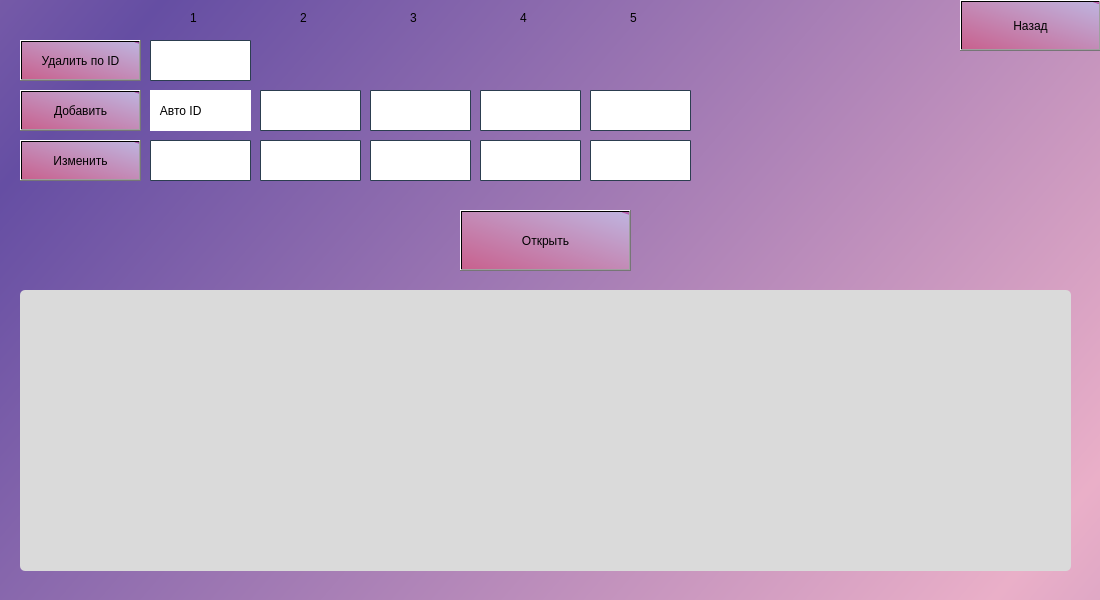
<?xml version="1.0" encoding="UTF-8"?>
<ui version="4.0">
 <class>MainWindow</class>
 <widget class="QMainWindow" name="MainWindow">
  <property name="geometry">
   <rect>
    <x>0</x>
    <y>0</y>
    <width>1100</width>
    <height>600</height>
   </rect>
  </property>
  <property name="minimumSize">
   <size>
    <width>1100</width>
    <height>600</height>
   </size>
  </property>
  <property name="maximumSize">
   <size>
    <width>1100</width>
    <height>600</height>
   </size>
  </property>
  <property name="sizeIncrement">
   <size>
    <width>1100</width>
    <height>600</height>
   </size>
  </property>
  <property name="baseSize">
   <size>
    <width>1100</width>
    <height>600</height>
   </size>
  </property>
  <property name="windowTitle">
   <string>drivers</string>
  </property>
  <property name="styleSheet">
   <string notr="true">font: 75 8pt &quot;Courier&quot;;
background-color: qlineargradient(spread:reflect, x1:0, y1:0.318, x2:1, y2:0.784, stop:0 rgba(101, 78, 163, 1), stop:1 rgba(234, 175, 200, 1));</string>
  </property>
  <widget class="QWidget" name="centralwidget">
   <widget class="QTableWidget" name="tableWidget">
    <property name="geometry">
     <rect>
      <x>20</x>
      <y>290</y>
      <width>1051</width>
      <height>281</height>
     </rect>
    </property>
    <property name="styleSheet">
     <string notr="true">background-color: rgb(218, 218, 218);
border-radius: 5px;</string>
    </property>
    <property name="dragEnabled">
     <bool>true</bool>
    </property>
   </widget>
   <widget class="QPushButton" name="Dell">
    <property name="geometry">
     <rect>
      <x>20</x>
      <y>40</y>
      <width>121</width>
      <height>41</height>
     </rect>
    </property>
    <property name="styleSheet">
     <string notr="true">font: 12pt &quot;Yu Gothic UI&quot;;
background-color: qlineargradient(spread:pad, x1:0, y1:1, x2:1, y2:0, stop:0 rgba(200, 97, 142, 255), stop:0.971591 rgba(191, 178, 221, 255), stop:0.98 rgba(185, 86, 169, 255), stop:1 rgba(185, 86, 169, 0));
border: (none);</string>
    </property>
    <property name="text">
     <string>Удалить по ID</string>
    </property>
   </widget>
   <widget class="QPushButton" name="Add">
    <property name="geometry">
     <rect>
      <x>20</x>
      <y>90</y>
      <width>121</width>
      <height>41</height>
     </rect>
    </property>
    <property name="styleSheet">
     <string notr="true">font: 14pt &quot;Yu Gothic UI&quot;;
background-color: qlineargradient(spread:pad, x1:0, y1:1, x2:1, y2:0, stop:0 rgba(200, 97, 142, 255), stop:0.971591 rgba(191, 178, 221, 255), stop:0.98 rgba(185, 86, 169, 255), stop:1 rgba(185, 86, 169, 0));
border: (none);</string>
    </property>
    <property name="text">
     <string>Добавить</string>
    </property>
   </widget>
   <widget class="QPushButton" name="Change">
    <property name="geometry">
     <rect>
      <x>20</x>
      <y>140</y>
      <width>121</width>
      <height>41</height>
     </rect>
    </property>
    <property name="styleSheet">
     <string notr="true">font: 14pt &quot;Yu Gothic UI&quot;;
background-color: qlineargradient(spread:pad, x1:0, y1:1, x2:1, y2:0, stop:0 rgba(200, 97, 142, 255), stop:0.971591 rgba(191, 178, 221, 255), stop:0.98 rgba(185, 86, 169, 255), stop:1 rgba(185, 86, 169, 0));
border: (none);</string>
    </property>
    <property name="text">
     <string>Изменить</string>
    </property>
   </widget>
   <widget class="QPushButton" name="Open">
    <property name="geometry">
     <rect>
      <x>460</x>
      <y>210</y>
      <width>171</width>
      <height>61</height>
     </rect>
    </property>
    <property name="styleSheet">
     <string notr="true">font: 14pt &quot;Yu Gothic UI&quot;;
background-color: qlineargradient(spread:pad, x1:0, y1:1, x2:1, y2:0, stop:0 rgba(200, 97, 142, 255), stop:0.971591 rgba(191, 178, 221, 255), stop:0.98 rgba(185, 86, 169, 255), stop:1 rgba(185, 86, 169, 0));
border: (none);</string>
    </property>
    <property name="text">
     <string>Открыть</string>
    </property>
   </widget>
   <widget class="QPushButton" name="Back">
    <property name="geometry">
     <rect>
      <x>960</x>
      <y>0</y>
      <width>141</width>
      <height>51</height>
     </rect>
    </property>
    <property name="styleSheet">
     <string notr="true">font: 14pt &quot;Yu Gothic UI&quot;;
background-color: qlineargradient(spread:pad, x1:0, y1:1, x2:1, y2:0, stop:0 rgba(200, 97, 142, 255), stop:0.971591 rgba(191, 178, 221, 255), stop:0.98 rgba(185, 86, 169, 255), stop:1 rgba(185, 86, 169, 0));
border: (none);</string>
    </property>
    <property name="text">
     <string>Назад</string>
    </property>
   </widget>
   <widget class="QLineEdit" name="DellLine">
    <property name="geometry">
     <rect>
      <x>150</x>
      <y>40</y>
      <width>101</width>
      <height>41</height>
     </rect>
    </property>
    <property name="styleSheet">
     <string notr="true">/* Стили для поля ввода */
QLineEdit {
    border: 1px solid #2c3e50;
    border-radius: 1px;
    padding: 8px;
    font-size: 13px;
    
	background-color: rgb(255, 255, 255);
}

/* Стили для поля ввода при получении фокуса */
QLineEdit:focus {
    border-color: #34495e;
}
</string>
    </property>
    <property name="text">
     <string/>
    </property>
   </widget>
   <widget class="QLineEdit" name="AddLine">
    <property name="geometry">
     <rect>
      <x>260</x>
      <y>90</y>
      <width>101</width>
      <height>41</height>
     </rect>
    </property>
    <property name="styleSheet">
     <string notr="true">/* Стили для поля ввода */
QLineEdit {
    border: 1px solid #2c3e50;
    border-radius: 1px;
    padding: 8px;
    font-size: 13px;
    
	background-color: rgb(255, 255, 255);
}

/* Стили для поля ввода при получении фокуса */
QLineEdit:focus {
    border-color: #34495e;
}
</string>
    </property>
   </widget>
   <widget class="QLineEdit" name="ChangeLine_1">
    <property name="geometry">
     <rect>
      <x>260</x>
      <y>140</y>
      <width>101</width>
      <height>41</height>
     </rect>
    </property>
    <property name="styleSheet">
     <string notr="true">/* Стили для поля ввода */
QLineEdit {
    border: 1px solid #2c3e50;
    border-radius: 1px;
    padding: 8px;
    font-size: 13px;
    
	background-color: rgb(255, 255, 255);
}

/* Стили для поля ввода при получении фокуса */
QLineEdit:focus {
    border-color: #34495e;
}
</string>
    </property>
   </widget>
   <widget class="QLineEdit" name="ChangeLine">
    <property name="geometry">
     <rect>
      <x>150</x>
      <y>140</y>
      <width>101</width>
      <height>41</height>
     </rect>
    </property>
    <property name="styleSheet">
     <string notr="true">/* Стили для поля ввода */
QLineEdit {
    border: 1px solid #2c3e50;
    border-radius: 1px;
    padding: 8px;
    font-size: 13px;
    
	background-color: rgb(255, 255, 255);
}

/* Стили для поля ввода при получении фокуса */
QLineEdit:focus {
    border-color: #34495e;
}
</string>
    </property>
   </widget>
   <widget class="QLineEdit" name="AddLine_2">
    <property name="geometry">
     <rect>
      <x>370</x>
      <y>90</y>
      <width>101</width>
      <height>41</height>
     </rect>
    </property>
    <property name="styleSheet">
     <string notr="true">/* Стили для поля ввода */
QLineEdit {
    border: 1px solid #2c3e50;
    border-radius: 1px;
    padding: 8px;
    font-size: 13px;
    
	background-color: rgb(255, 255, 255);
}

/* Стили для поля ввода при получении фокуса */
QLineEdit:focus {
    border-color: #34495e;
}
</string>
    </property>
   </widget>
   <widget class="QLineEdit" name="AddLine_3">
    <property name="geometry">
     <rect>
      <x>480</x>
      <y>90</y>
      <width>101</width>
      <height>41</height>
     </rect>
    </property>
    <property name="styleSheet">
     <string notr="true">/* Стили для поля ввода */
QLineEdit {
    border: 1px solid #2c3e50;
    border-radius: 1px;
    padding: 8px;
    font-size: 13px;
    
	background-color: rgb(255, 255, 255);
}

/* Стили для поля ввода при получении фокуса */
QLineEdit:focus {
    border-color: #34495e;
}
</string>
    </property>
   </widget>
   <widget class="QLineEdit" name="AddLine_4">
    <property name="geometry">
     <rect>
      <x>590</x>
      <y>90</y>
      <width>101</width>
      <height>41</height>
     </rect>
    </property>
    <property name="styleSheet">
     <string notr="true">/* Стили для поля ввода */
QLineEdit {
    border: 1px solid #2c3e50;
    border-radius: 1px;
    padding: 8px;
    font-size: 13px;
    
	background-color: rgb(255, 255, 255);
}

/* Стили для поля ввода при получении фокуса */
QLineEdit:focus {
    border-color: #34495e;
}
</string>
    </property>
   </widget>
   <widget class="QLineEdit" name="ChangeLine_2">
    <property name="geometry">
     <rect>
      <x>370</x>
      <y>140</y>
      <width>101</width>
      <height>41</height>
     </rect>
    </property>
    <property name="styleSheet">
     <string notr="true">/* Стили для поля ввода */
QLineEdit {
    border: 1px solid #2c3e50;
    border-radius: 1px;
    padding: 8px;
    font-size: 13px;
    
	background-color: rgb(255, 255, 255);
}

/* Стили для поля ввода при получении фокуса */
QLineEdit:focus {
    border-color: #34495e;
}
</string>
    </property>
   </widget>
   <widget class="QLineEdit" name="ChangeLine_3">
    <property name="geometry">
     <rect>
      <x>480</x>
      <y>140</y>
      <width>101</width>
      <height>41</height>
     </rect>
    </property>
    <property name="styleSheet">
     <string notr="true">/* Стили для поля ввода */
QLineEdit {
    border: 1px solid #2c3e50;
    border-radius: 1px;
    padding: 8px;
    font-size: 13px;
    
	background-color: rgb(255, 255, 255);
}

/* Стили для поля ввода при получении фокуса */
QLineEdit:focus {
    border-color: #34495e;
}
</string>
    </property>
   </widget>
   <widget class="QLineEdit" name="ChangeLine_4">
    <property name="geometry">
     <rect>
      <x>590</x>
      <y>140</y>
      <width>101</width>
      <height>41</height>
     </rect>
    </property>
    <property name="styleSheet">
     <string notr="true">/* Стили для поля ввода */
QLineEdit {
    border: 1px solid #2c3e50;
    border-radius: 1px;
    padding: 8px;
    font-size: 13px;
    
	background-color: rgb(255, 255, 255);
}

/* Стили для поля ввода при получении фокуса */
QLineEdit:focus {
    border-color: #34495e;
}
</string>
    </property>
   </widget>
   <widget class="QLabel" name="label">
    <property name="geometry">
     <rect>
      <x>190</x>
      <y>10</y>
      <width>16</width>
      <height>16</height>
     </rect>
    </property>
    <property name="styleSheet">
     <string notr="true">font: 14pt &quot;Yu Gothic UI&quot;;background: rgba(0,0,0,0.0);;</string>
    </property>
    <property name="text">
     <string>1</string>
    </property>
   </widget>
   <widget class="QLabel" name="label_2">
    <property name="geometry">
     <rect>
      <x>150</x>
      <y>90</y>
      <width>101</width>
      <height>41</height>
     </rect>
    </property>
    <property name="styleSheet">
     <string notr="true">font: 15pt &quot;Yu Gothic UI&quot;;
;
gridline-color: rgb(0, 0, 0);
background-color: rgb(255, 255, 255);</string>
    </property>
    <property name="text">
     <string>   Авто ID</string>
    </property>
   </widget>
   <widget class="QLabel" name="label_3">
    <property name="geometry">
     <rect>
      <x>300</x>
      <y>10</y>
      <width>16</width>
      <height>16</height>
     </rect>
    </property>
    <property name="styleSheet">
     <string notr="true">font: 14pt &quot;Yu Gothic UI&quot;;background: rgba(0,0,0,0.0);;</string>
    </property>
    <property name="text">
     <string>2</string>
    </property>
   </widget>
   <widget class="QLabel" name="label_4">
    <property name="geometry">
     <rect>
      <x>410</x>
      <y>10</y>
      <width>16</width>
      <height>16</height>
     </rect>
    </property>
    <property name="styleSheet">
     <string notr="true">font: 14pt &quot;Yu Gothic UI&quot;;background: rgba(0,0,0,0.0);;</string>
    </property>
    <property name="text">
     <string>3</string>
    </property>
   </widget>
   <widget class="QLabel" name="label_5">
    <property name="geometry">
     <rect>
      <x>520</x>
      <y>10</y>
      <width>16</width>
      <height>16</height>
     </rect>
    </property>
    <property name="styleSheet">
     <string notr="true">font: 14pt &quot;Yu Gothic UI&quot;;background: rgba(0,0,0,0.0);;</string>
    </property>
    <property name="text">
     <string>4</string>
    </property>
   </widget>
   <widget class="QLabel" name="label_6">
    <property name="geometry">
     <rect>
      <x>630</x>
      <y>10</y>
      <width>16</width>
      <height>16</height>
     </rect>
    </property>
    <property name="styleSheet">
     <string notr="true">font: 14pt &quot;Yu Gothic UI&quot;;background: rgba(0,0,0,0.0);;</string>
    </property>
    <property name="text">
     <string>5</string>
    </property>
   </widget>
  </widget>
 </widget>
 <resources/>
 <connections/>
</ui>
